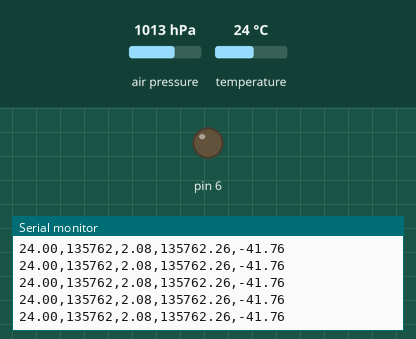
This sketch was run on a simulated Arduino Uno, built for the host (arithmetic inside an expression is 32-bit, double 64-bit). On the bench: output pins drawn as LEDs (lit = HIGH), the last lines printed to the serial monitor. The test bench sets the inputs (shaded band); at power-on: air pressure 1013 hPa, temperature 24 °C.

Above: at 1.2 s.
1.3 s: air pressure set to 1007 hPa
At 2.2 s:
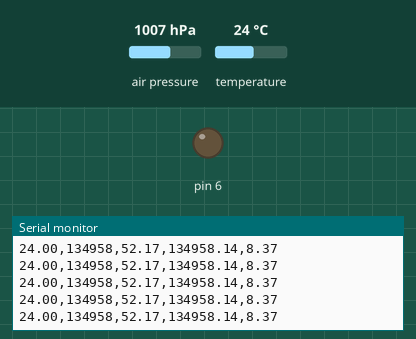
4.3 s: air pressure set to 952 hPa
At 5.3 s:
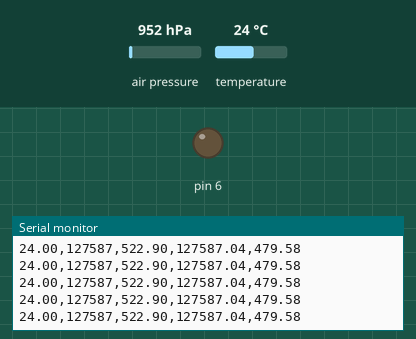
Timing chart, 0 to 7.3 s (numbered marks = the images above; inputs shaded):
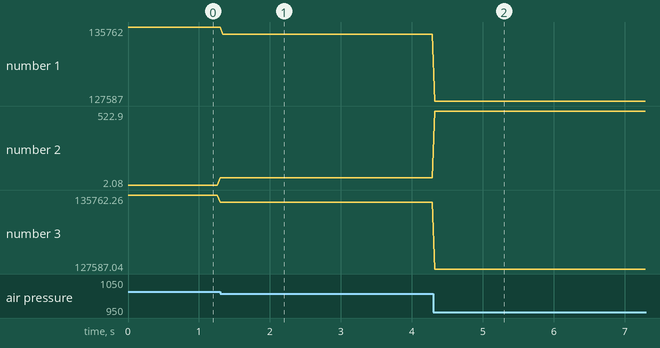

The sketch:

nano_code3.ino
```cpp
#include <Wire.h>
#include <Adafruit_BMP085.h>
#define seaLevelPressure_hPa 1008.00

Adafruit_BMP085 bmp;
int timer=0;
int period = 1000;
unsigned long time_now = 0;

void setup() {
  Serial.begin(9600);
  pinMode(6, OUTPUT);
  if (!bmp.begin()) {
    Serial.println("Could not find a valid BMP085 sensor, check wiring!");
    while (1) {}
  }
  Serial.println("Booted");
  TCCR0A=(1<<WGM01);    //Set the CTC mode
  OCR0A=0xF9; //Value for ORC0A for 1ms

  TIMSK0|=(1<<OCIE0A);   //Set  the interrupt request
  sei(); //Enable interrupt

  TCCR0B|=(1<<CS01);    //Set the prescale 1/64 clock
  TCCR0B|=(1<<CS00);
  }


void loop() {
  int x = bmp.readAltitude(seaLevelPressure_hPa * 100);
  Serial.print(bmp.readTemperature());
  Serial.print(",");
  int32_t pressure = bmp.readPressure()*1.3402;
  Serial.print(pressure);
  Serial.print(",");
  Serial.print(bmp.readAltitude());
  Serial.print(",");
  Serial.print(bmp.readSealevelPressure()*1.3402);
  Serial.print(",");
  Serial.print(bmp.readAltitude(seaLevelPressure_hPa * 100));
  Serial.println("");
/*
  //in this way you can count 1 second because the nterrupt request  is each 1ms
    if (-9.75>=x){
      digitalWrite(6, LOW);
    }
    else if(x<=-10.25){
      digitalWrite(6, HIGH);
    }
    else{
    digitalWrite(6, HIGH);
    }

  delay(1000);*/
}


/*ISR(TIMER0_COMPA_vect){    //This  is the interrupt request
  timer++;
}*/
```

Measured:
- after the input at 1.3 s, the serial monitor: prints a new line at once (image 1)
- after the input at 4.3 s, the serial monitor: prints a new line at once (image 2)
- plotted number 1: 135762 → 134958 after the input at 1.3 s, 134958 → 127587 after the input at 4.3 s
- plotted number 2: 52.17 → 522.9 after the input at 4.3 s
- plotted number 3: 134958.14 → 127587.04 after the input at 4.3 s
